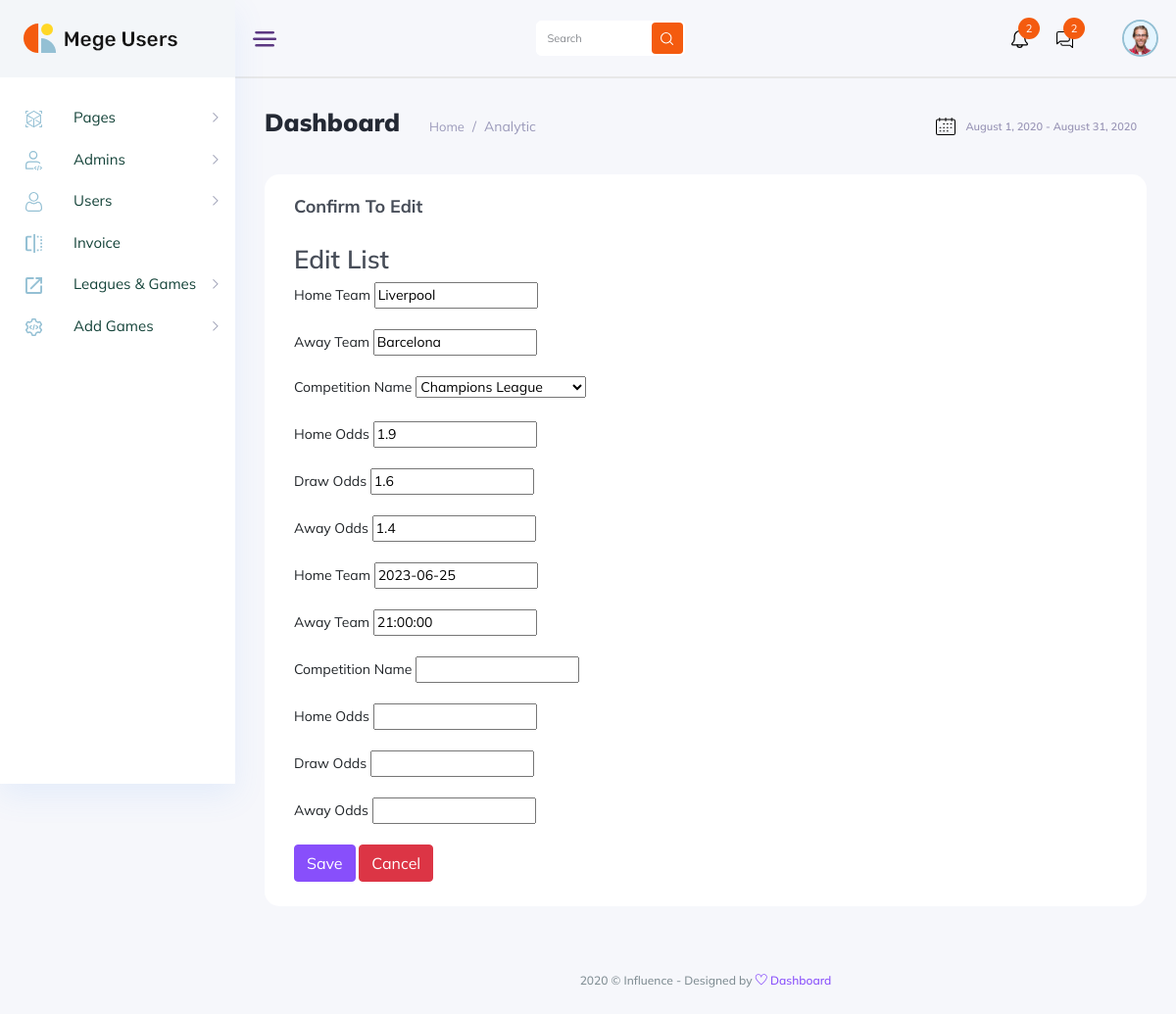
Page /editTrending/1/ on the committed database.
### Admin/models.py (models this page shows, shortened)
class Trending(models.Model):
    home_team = models.CharField(max_length=50)
    away_team = models.CharField(max_length=50)
    comp_name = models.ForeignKey(League, on_delete=models.CASCADE, null=True, blank=False)
    odd_home = models.FloatField(null=True, blank=False)
    odd_draw = models.FloatField(null=True, blank=False)
    odd_away = models.FloatField(null=True, blank=False)
    date = models.DateField()
    time = models.TimeField(null=True, blank=False)
    odd_over = models.FloatField(null=True, blank=False)
    odd_under = models.FloatField(null=True, blank=False)
    odd_both_score_yes = models.FloatField(null=True, blank=False)
    odd_both_score_no = models.FloatField(null=True, blank=False)

### Admin/views.py (the view, shortened to what this page needs)
# urls.py: path('editTrending/<int:id>/', views.editTrending, name='editTrending'),
def editTrending(request, id):
    editnexttogo = get_object_or_404(Trending, id=id)
    if request.method == 'GET':
        context = {'form': createTrending(instance=editnexttogo), 'id': id}
        return render(request,'edit_trending.html',context)

### Admin/forms.py (shortened to what this page needs)
class createTrending(forms.ModelForm):
    class Meta:
        model = Trending
        fields = '__all__'

### Admin/models.py (called while the page is built)
    def __str__(self) -> str:
        return self.league_name

### Admin/templates/edit_trending.html (shortened to what this page needs)
{% load static %}
<!DOCTYPE html>
<html lang="zxx">
  {% include 'includes/head1.html' %}
  <body class="crm_body_bg">
    {% include 'includes/nav.html' %}
    <section class="main_content dashboard_part large_header_bg">
      {% include 'includes/content.html' %}
      <div class="main_content_iner overly_inner">
        <div class="container-fluid p-0">
          <div class="row">
            <div class="col-12">
              <div
                class="page_title_box d-flex flex-wrap align-items-center justify-content-between"
              >
                <div class="page_title_left d-flex align-items-center">
                  <h3 class="f_s_25 f_w_700 dark_text mr_30">Dashboard</h3>
                  <ol class="breadcrumb page_bradcam mb-0">
                    <li class="breadcrumb-item">
                      <a href="javascript:void(0);">Home</a>
                    </li>
                    <li class="breadcrumb-item active">Analytic</li>
                  </ol>
                </div>
                <div class="page_title_right">
                  <div class="page_date_button d-flex align-items-center">
                    <img src="{% static 'img/icon/calender_icon.svg' %}" alt />
                    August 1, 2020 - August 31, 2020
                  </div>
                </div>
              </div>
            </div>
          </div>
          <div class="row">
            <div class="col-12">
              <div class="white_card card_height_100 mb_30">
                <div class="white_card_header">
                  <div class="box_header m-0">
                    <div class="main-title">
                      <h3 class="m-0">Confirm To Edit</h3>
                    </div>
                  </div>
                </div>
                <div class="white_card_body">
            <h3>{% if id %} Edit {% else %} New {% endif %} List</h3>
            <form method="POST" >
                <div class="mb-3">
                    <label for="{{ form.home_team.id_for_label }}" class="form-label">Home Team</label>
                    {{ form.home_team }}
                </div>
                <div class="mb-3">
                    <label for="{{ form.away_team.id_for_label }}" class="form-label">Away Team</label>
                    {{ form.away_team }}
                </div>
                <div class="mb-3">
                    <label for="{{ form.comp_name.id_for_label }}" class="form-label">Competition Name</label>
                    {{ form.comp_name }}
                </div>
                <div class="mb-3">
                    <label for="{{ form.odd_home.id_for_label }}" class="form-label">Home Odds</label>
                    {{ form.odd_home }}
                </div>
                <div class="mb-3">
                    <label for="{{ form.odd_draw.id_for_label }}" class="form-label">Draw Odds</label>
                    {{ form.odd_draw }}
                </div>
                <div class="mb-3">
                    <label for="{{ form.odd_away.id_for_label }}" class="form-label">Away Odds</label>
                    {{ form.odd_away }}
                </div>
                  <div class="mb-3">
                      <label for="{{ form.date.id_for_label }}" class="form-label">Home Team</label>
                      {{ form.date }}
                  </div>
                  <div class="mb-3">
                      <label for="{{ form.time.id_for_label }}" class="form-label">Away Team</label>
                      {{ form.time }}
                  </div>
                  <div class="mb-3">
                      <label for="{{ form.odd_over.id_for_label }}" class="form-label">Competition Name</label>
                      {{ form.odd_over }}
                  </div>
                  <div class="mb-3">
                      <label for="{{ form.odd_under.id_for_label }}" class="form-label">Home Odds</label>
                      {{ form.odd_under }}
                  </div>
                  <div class="mb-3">
                      <label for="{{ form.odd_both_score_yes.id_for_label }}" class="form-label">Draw Odds</label>
                      {{ form.odd_both_score_yes }}
                  </div>
                  <div class="mb-3">
                      <label for="{{ form.odd_both_score_no.id_for_label }}" class="form-label">Away Odds</label>
                      {{ form.odd_both_score_no }}
                  </div>
                <input type="submit" class="btn btn-primary" value="Save">
                <button type="submit" class="btn btn-danger"><a href="{% url 'trendingList' %}" style="color: white;">Cancel</a></button>
            </form>
                </div>
              </div>
            </div>
          </div>
        </div>
      </div>
      <div class="footer_part">
        <div class="container-fluid">
          <div class="row">
            <div class="col-lg-12">
              <div class="footer_iner text-center">
                <p>
                  2020 © Influence - Designed by
                  <a href="#"> <i class="ti-heart"></i> </a
                  ><a href="#"> Dashboard</a>
                </p>
              </div>
            </div>
          </div>
        </div>
      </div>
    </section>
  </body>
</html>

### rows in the picture
Trending: home_team "Liverpool", away_team "Barcelona", comp_name "Champions League", odd_home "1.9", odd_draw "1.6", odd_away "1.4", date "2023-06-25", time "21:00:00"
